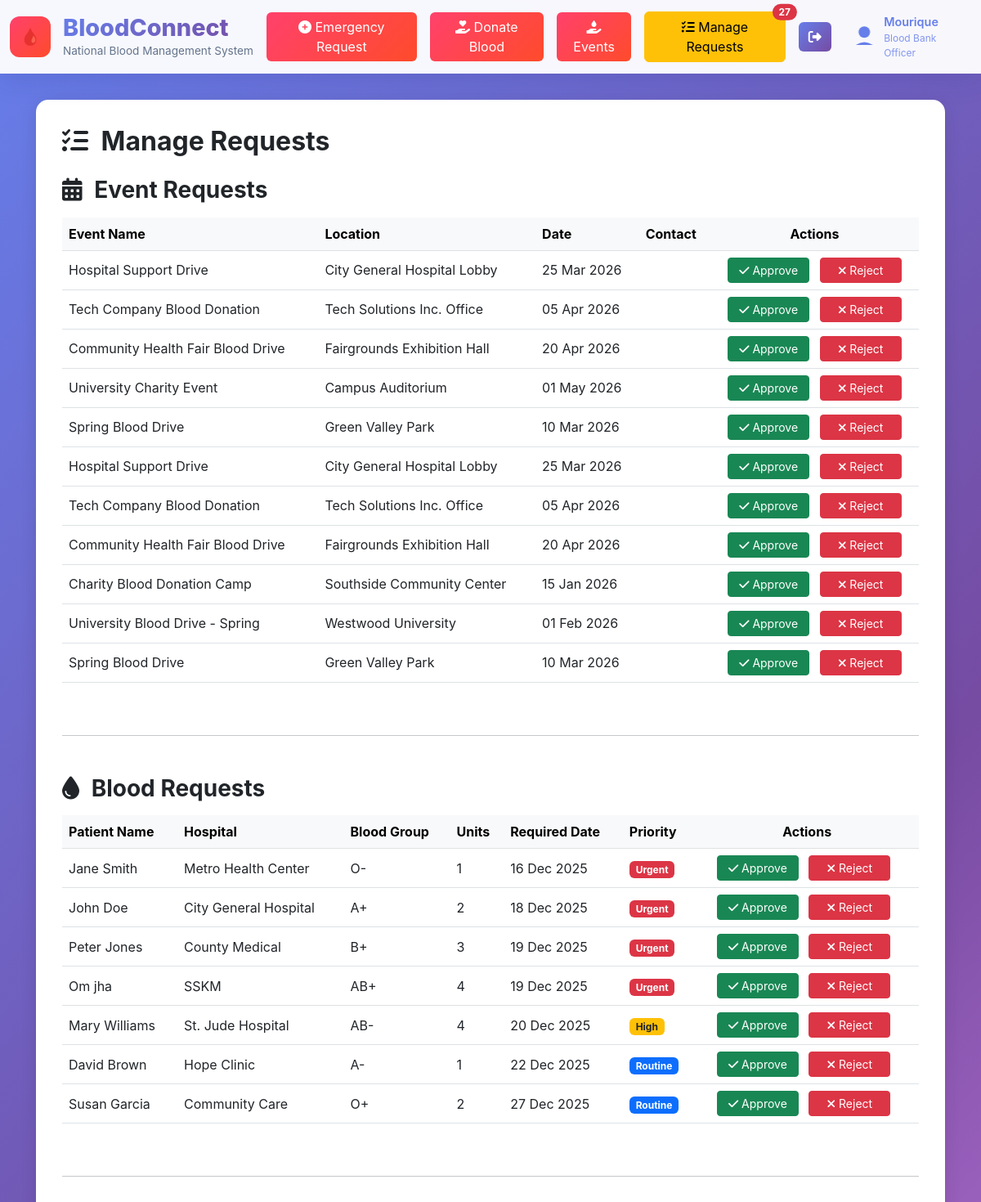
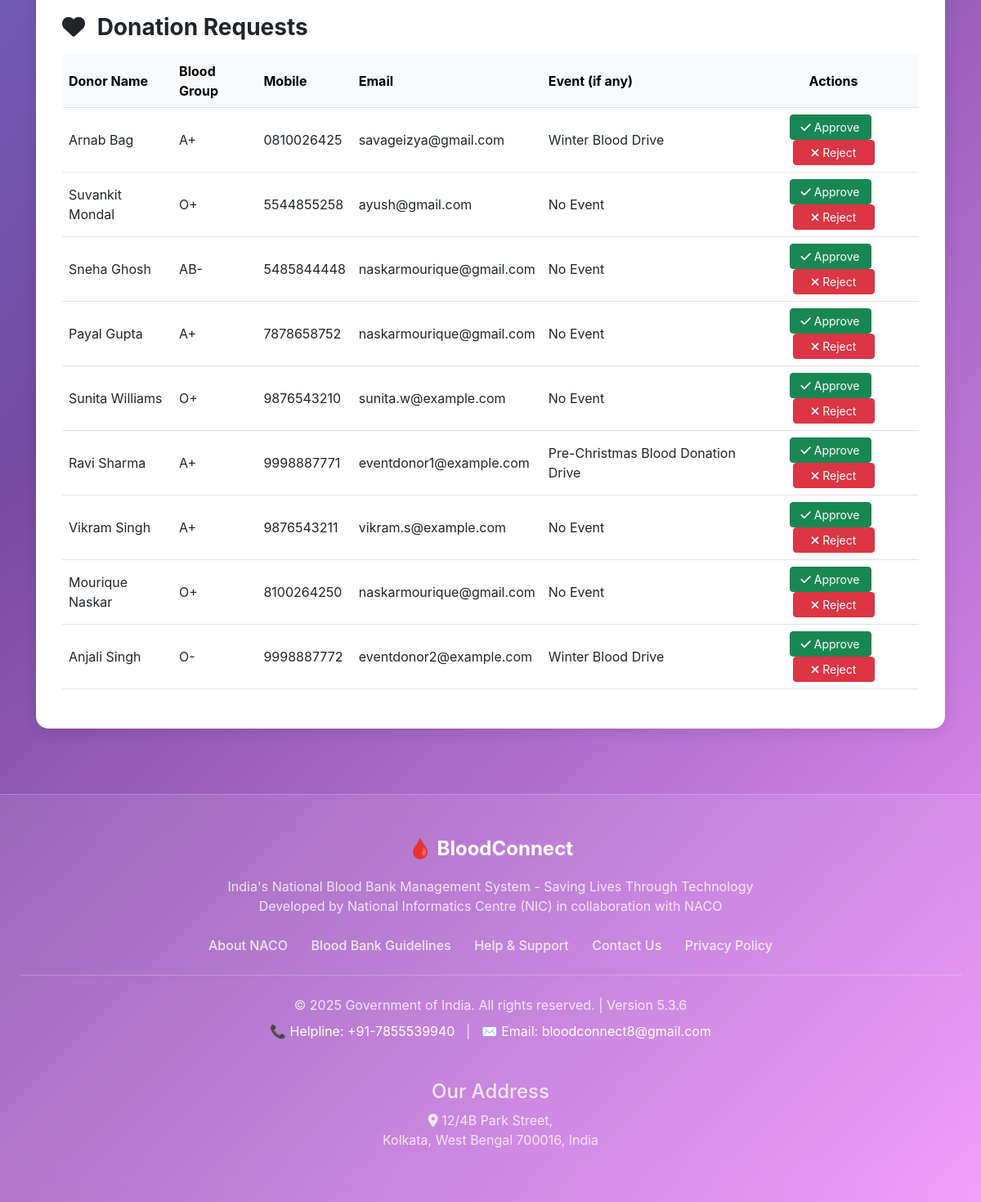
Page /manage_requests.php (signed in) on the committed database (2 pictures, top to bottom).
### tables this page shows
CREATE TABLE `blood_events` (
  `id` int(11) NOT NULL AUTO_INCREMENT,
  `event_name` varchar(255) NOT NULL,
  `event_type` varchar(100) NOT NULL,
  `description` text DEFAULT NULL,
  `location` varchar(255) NOT NULL,
  `event_date` date NOT NULL,
  `start_time` time NOT NULL,
  `end_time` time NOT NULL,
  `organizer` varchar(255) DEFAULT NULL,
  `target_donors` int(11) DEFAULT 0,
  `registered_donors` int(11) DEFAULT 0,
  `donated_units` int(11) DEFAULT 0,
  `status` enum('pending','approved','rejected','completed') DEFAULT 'pending',
  `contact_person` varchar(255) DEFAULT NULL,
  `created_at` timestamp NOT NULL DEFAULT current_timestamp(),
  `updated_at` timestamp NOT NULL DEFAULT current_timestamp() ON UPDATE current_timestamp(),
  PRIMARY KEY (`id`)
);

CREATE TABLE `blood_request` (
  `id` int(11) NOT NULL AUTO_INCREMENT,
  `patient_name` varchar(255) DEFAULT NULL,
  `blood_group` varchar(10) DEFAULT NULL,
  `units` int(11) DEFAULT NULL,
  `hospital_name` varchar(255) DEFAULT NULL,
  `hospital_location` varchar(255) DEFAULT NULL,
  `mob` varchar(20) DEFAULT NULL,
  `email` varchar(255) DEFAULT NULL,
  `required_date` date DEFAULT NULL,
  `status` enum('pending','approved','rejected','processing') NOT NULL DEFAULT 'pending',
  `priority` enum('urgent','high','routine') NOT NULL DEFAULT 'routine',
  `created_at` timestamp NOT NULL DEFAULT current_timestamp(),
  PRIMARY KEY (`id`)
);

CREATE TABLE `donor` (
  `id` int(11) NOT NULL AUTO_INCREMENT,
  `full_name` varchar(255) DEFAULT NULL,
  `type` varchar(50) DEFAULT NULL,
  `blood_group` varchar(10) DEFAULT NULL,
  `state` varchar(100) DEFAULT NULL,
  `city` varchar(100) DEFAULT NULL,
  `mob` varchar(20) DEFAULT NULL,
  `email` varchar(255) DEFAULT NULL,
  `last_donate` varchar(50) DEFAULT NULL,
  `created_at` timestamp NOT NULL DEFAULT current_timestamp(),
  `status` enum('pending','approved','rejected') NOT NULL DEFAULT 'pending',
  `event_id` int(11) DEFAULT NULL,
  PRIMARY KEY (`id`)
);

### manage_requests.php (the view, shortened to what this page needs)
<?php
include 'connect.php';
$sql_events = "SELECT * FROM blood_events WHERE status = 'pending' ORDER BY created_at DESC";
$result_events = mysqli_query($conn, $sql_events);
$pending_events = [];
if ($result_events && mysqli_num_rows($result_events) > 0) {
    while ($row = mysqli_fetch_assoc($result_events)) {
        $pending_events[] = $row;
    }
}
$sql_blood = "SELECT * FROM blood_request WHERE status = 'pending' ORDER BY required_date ASC";
$result_blood = mysqli_query($conn, $sql_blood);
$pending_blood_requests = [];
if ($result_blood && mysqli_num_rows($result_blood) > 0) {
    while ($row = mysqli_fetch_assoc($result_blood)) {
        $pending_blood_requests[] = $row;
    }
}
?>
<!DOCTYPE html>
<html lang="en">
<head>
    <link href="https://cdnjs.cloudflare.com/ajax/libs/bootstrap/5.3.0/css/bootstrap.min.css" rel="stylesheet">
    <link href="https://cdnjs.cloudflare.com/ajax/libs/font-awesome/6.4.0/css/all.min.css" rel="stylesheet">
    <link rel="stylesheet" href="styles.css">
</head>
<body>
    <?php include 'header.php'; ?>
    <div class="main-wrapper">
        <div class="container">
            <div class="table-container">
                <h2 class="mb-4 fw-bold"><i class="fas fa-tasks me-2"></i> Manage Requests</h2>
                <h3 class="mb-3 fw-bold"><i class="fas fa-calendar-alt me-2"></i> Event Requests</h3>
                <?php if (empty($pending_events)): ?>
                    <div class="alert alert-info">There are no pending event requests to review.</div>
                <?php else: ?>
                    <div class="table-responsive">
                        <table class="table table-hover">
                            <thead class="table-light">
                                <tr>
                                    <th>Event Name</th>
                                    <th>Location</th>
                                    <th>Date</th>
                                    <th>Contact</th>
                                    <th class="text-center">Actions</th>
                                </tr>
                            </thead>
                            <tbody>
                                <?php foreach ($pending_events as $event): ?>
                                    <tr>
                                        <td><?php echo htmlspecialchars($event['event_name']); ?></td>
                                        <td><?php echo htmlspecialchars($event['location']); ?></td>
                                        <td><?php echo date('d M Y', strtotime($event['event_date'])); ?></td>
                                        <td><?php echo htmlspecialchars($event['contact_person']); ?></td>
                                        <td class="text-center">
                                            <a href="approve_event.php?id=<?php echo $event['id']; ?>" class="btn btn-success btn-sm me-2 btn-action">
                                                <i class="fas fa-check"></i> Approve
                                            </a>
                                            <a href="delete_event.php?id=<?php echo $event['id']; ?>&redirect_to=manage_requests" class="btn btn-danger btn-sm btn-action" onclick="return confirm('Are you sure you want to reject and delete this event request?');">
                                                <i class="fas fa-times"></i> Reject
                                            </a>
                                        </td>
                                    </tr>
                                <?php endforeach; ?>
                            </tbody>
                        </table>
                    </div>
                <?php endif; ?>
                <hr class="my-5">
                <h3 class="mb-3 fw-bold"><i class="fas fa-tint me-2"></i> Blood Requests</h3>
                <?php if (empty($pending_blood_requests)): ?>
                    <div class="alert alert-info">There are no pending blood requests to review.</div>
                <?php else: ?>
                    <div class="table-responsive">
                        <table class="table table-hover">
                            <thead class="table-light">
                                <tr>
                                    <th>Patient Name</th>
                                    <th>Hospital</th>
                                    <th>Blood Group</th>
                                    <th>Units</th>
                                    <th>Required Date</th>
                                    <th>Priority</th>
                                    <th class="text-center">Actions</th>
                                </tr>
                            </thead>
                            <tbody>
                                <?php foreach ($pending_blood_requests as $request): ?>
                                    <?php
                                        $required_date = new DateTime($request['required_date']);
                                        $current_date = new DateTime();
                                        $interval = $current_date->diff($required_date);
                                        $hours_diff = ($interval->days * 24) + $interval->h;
                                        $priority = 'Routine';
                                        $priority_class = 'badge bg-primary';
                                        if ($interval->invert || $hours_diff <= 24) {
                                            $priority = 'Urgent';
                                            $priority_class = 'badge bg-danger';
                                        } elseif ($hours_diff <= 72) {
                                            $priority = 'High';
                                            $priority_class = 'badge bg-warning text-dark';
                                        }
                                    ?>
                                    <tr>
                                        <td><?php echo htmlspecialchars($request['patient_name']); ?></td>
                                        <td><?php echo htmlspecialchars($request['hospital_name']); ?></td>
                                        <td><?php echo htmlspecialchars($request['blood_group']); ?></td>
                                        <td><?php echo htmlspecialchars($request['units']); ?></td>
                                        <td><?php echo date('d M Y', strtotime($request['required_date'])); ?></td>
                                        <td><span class="<?php echo $priority_class; ?>"><?php echo $priority; ?></span></td>
                                        <td class="text-center">
                                            <a href="approve_blood_request.php?id=<?php echo $request['id']; ?>" class="btn btn-success btn-sm me-2 btn-action">
                                                <i class="fas fa-check"></i> Approve
                                            </a>
                                            <a href="reject_blood_request.php?id=<?php echo $request['id']; ?>" class="btn btn-danger btn-sm me-2 btn-action" onclick="return confirm('Are you sure you want to reject this blood request?');">
                                                <i class="fas fa-times"></i> Reject
                                            </a>
                                        </td>
                                    </tr>
                                <?php endforeach; ?>
                            </tbody>
                        </table>
                    </div>
                <?php endif; ?>
                <hr class="my-5">
                <h3 class="mb-3 fw-bold"><i class="fas fa-heart me-2"></i> Donation Requests</h3>
                <?php
                $sql_donors = "SELECT * FROM donor WHERE status = 'pending' ORDER BY created_at DESC";
                $result_donors = mysqli_query($conn, $sql_donors);
                $pending_donor_requests = [];
                if ($result_donors && mysqli_num_rows($result_donors) > 0) {
                    while ($row = mysqli_fetch_assoc($result_donors)) {
                        $pending_donor_requests[] = $row;
                    }
                }
                ?>
                <?php if (empty($pending_donor_requests)): ?>
                    <div class="alert alert-info">There are no pending donation requests to review.</div>
                <?php else: ?>
                    <div class="table-responsive">
                        <table class="table table-hover">
                            <thead class="table-light">
                                <tr>
                                    <th>Donor Name</th>
                                    <th>Blood Group</th>
                                    <th>Mobile</th>
                                    <th>Email</th>
                                    <th>Event (if any)</th>
                                    <th class="text-center">Actions</th>
                                </tr>
                            </thead>
                            <tbody>
                                <?php foreach ($pending_donor_requests as $donor): ?>
                                    <tr>
                                        <td><?php echo htmlspecialchars($donor['full_name']); ?></td>
                                        <td><?php echo htmlspecialchars($donor['blood_group']); ?></td>
                                        <td><?php echo htmlspecialchars($donor['mob']); ?></td>
                                        <td><?php echo htmlspecialchars($donor['email']); ?></td>
                                        <td>
                                            <?php if ($donor['event_id']): ?>
                                                <?php
                                                $sql_event_name = "SELECT event_name FROM blood_events WHERE id = ?";
                                                $stmt_event_name = mysqli_prepare($conn, $sql_event_name);
                                                mysqli_stmt_bind_param($stmt_event_name, "i", $donor['event_id']);
                                                mysqli_stmt_execute($stmt_event_name);
                                                $result_event_name = mysqli_stmt_get_result($stmt_event_name);
                                                if ($event_row = mysqli_fetch_assoc($result_event_name)) {
                                                    echo htmlspecialchars($event_row['event_name']);
                                                } else {
                                                    echo "N/A";
                                                }
                                                ?>
                                            <?php else: ?>
                                                No Event
                                            <?php endif; ?>
                                        </td>
                                        <td class="text-center">
                                            <a href="approve_donor.php?id=<?php echo $donor['id']; ?>" class="btn btn-success btn-sm me-2 btn-action">
                                                <i class="fas fa-check"></i> Approve
                                            </a>
                                            <a href="reject_donor.php?id=<?php echo $donor['id']; ?>" class="btn btn-danger btn-sm btn-action" onclick="return confirm('Are you sure you want to reject this donor request?');">
                                                <i class="fas fa-times"></i> Reject
                                            </a>
                                        </td>
                                    </tr>
                                <?php endforeach; ?>
                            </tbody>
                        </table>
                    </div>
                <?php endif; ?>
            </div>
        </div>
    </div>
    <?php include 'footer.php'; ?>
</body>
</html>

### styles.css (style rules this page uses)
:root { --primary-gradient: linear-gradient(135deg, #667eea 0%, #764ba2 100%); --danger-gradient: linear-gradient(135deg, #ff416c 0%, #ff4b2b 100%); --success-gradient: linear-gradient(135deg, #00b09b 0%, #96c93d 100%); --warning-gradient: linear-gradient(135deg, #ffb347 0%, #ffcc33 100%); --info-gradient: linear-gradient(135deg, #4facfe 0%, #00f2fe 100%); --glass-bg: rgba(255, 255, 255, 0.1); --glass-border: rgba(255, 255, 255, 0.2); }
body { font-family: 'Inter', sans-serif; background: linear-gradient(135deg, #667eea 0%, #764ba2 50%, #f093fb 100%); background-attachment: fixed; min-height: 100vh; }
:root { --primary-gradient: linear-gradient(135deg, #667eea 0%, #764ba2 100%); --danger-gradient: linear-gradient(135deg, #ff416c 0%, #ff4b2b 100%); --glass-border: rgba(255, 255, 255, 0.2); --text-primary: #2c3e50; --text-secondary: #64748b; --shadow-light: 0 8px 32px rgba(31, 38, 135, 0.15); --shadow-medium: 0 12px 40px rgba(31, 38, 135, 0.25); }
body { font-family: 'Inter', sans-serif; background: linear-gradient(135deg, #667eea 0%, #764ba2 50%, #f093fb 100%); }

### manage_requests.php (style rules this page uses)
.main-wrapper { padding: 2rem; }
.table-container { background: #fff; padding: 2rem; border-radius: 15px; box-shadow: 0 4px 20px rgba(0,0,0,0.1); }
.table th, .table td { vertical-align: middle; }
.btn-action { width: 100px; }

### rows in the picture
blood_events: event_name "Hospital Support Drive", location "City General Hospital Lobby", event_date "25 Mar 2026"
blood_events: event_name "Tech Company Blood Donation", location "Tech Solutions Inc. Office", event_date "05 Apr 2026"
blood_events: event_name "Community Health Fair Blood Drive", location "Fairgrounds Exhibition Hall", event_date "20 Apr 2026"
blood_events: event_name "University Charity Event", location "Campus Auditorium", event_date "01 May 2026"
blood_events: event_name "Spring Blood Drive", location "Green Valley Park", event_date "10 Mar 2026"
blood_events: event_name "Hospital Support Drive", location "City General Hospital Lobby", event_date "25 Mar 2026"
blood_events: event_name "Tech Company Blood Donation", location "Tech Solutions Inc. Office", event_date "05 Apr 2026"
blood_events: event_name "Community Health Fair Blood Drive", location "Fairgrounds Exhibition Hall", event_date "20 Apr 2026"
blood_events: event_name "Charity Blood Donation Camp", location "Southside Community Center", event_date "15 Jan 2026"
blood_events: event_name "University Blood Drive - Spring", location "Westwood University", event_date "01 Feb 2026"
blood_events: event_name "Spring Blood Drive", location "Green Valley Park", event_date "10 Mar 2026"
blood_request: patient_name "Jane Smith", hospital_name "Metro Health Center", blood_group "O-", units "1", required_date "16 Dec 2025", required_date "Urgent"
blood_request: patient_name "John Doe", hospital_name "City General Hospital", blood_group "A+", units "2", required_date "18 Dec 2025", required_date "Urgent"
blood_request: patient_name "Peter Jones", hospital_name "County Medical", blood_group "B+", units "3", required_date "19 Dec 2025", required_date "Urgent"
blood_request: patient_name "Om jha", hospital_name "SSKM", blood_group "AB+", units "4", required_date "19 Dec 2025", required_date "Urgent"
blood_request: patient_name "Mary Williams", hospital_name "St. Jude Hospital", blood_group "AB-", units "4", required_date "20 Dec 2025", required_date "High"
blood_request: patient_name "David Brown", hospital_name "Hope Clinic", blood_group "A-", units "1", required_date "22 Dec 2025", priority "Routine"
blood_request: patient_name "Susan Garcia", hospital_name "Community Care", blood_group "O+", units "2", required_date "27 Dec 2025", priority "Routine"
donor: full_name "Arnab Bag", blood_group "A+", mob "0810026425", email "savageizya@gmail.com", blood_events.event_name "Winter Blood Drive"
donor: full_name "Suvankit Mondal", blood_group "O+", mob "5544855258", email "ayush@gmail.com", shows "No Event"
donor: full_name "Sneha Ghosh", blood_group "AB-", mob "5485844448", email "naskarmourique@gmail.com", shows "No Event"
donor: full_name "Payal Gupta", blood_group "A+", mob "7878658752", email "naskarmourique@gmail.com", shows "No Event"
donor: full_name "Sunita Williams", blood_group "O+", mob "9876543210", email "sunita.w@example.com", shows "No Event"
donor: full_name "Ravi Sharma", blood_group "A+", mob "9998887771", email "eventdonor1@example.com", blood_events.event_name "Pre-Christmas Blood Donation Drive"
donor: full_name "Vikram Singh", blood_group "A+", mob "9876543211", email "vikram.s@example.com", shows "No Event"
donor: full_name "Mourique Naskar", blood_group "O+", mob "8100264250", email "naskarmourique@gmail.com", shows "No Event"
donor: full_name "Anjali Singh", blood_group "O-", mob "9998887772", email "eventdonor2@example.com", blood_events.event_name "Winter Blood Drive"

### other values in the picture
$total_pending_count "27"
